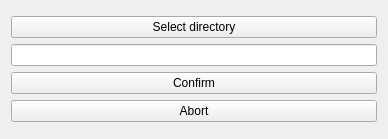
<?xml version="1.0" encoding="UTF-8"?>
<ui version="4.0">
 <class>Dir_path_selector</class>
 <widget class="QWidget" name="Dir_path_selector">
  <property name="geometry">
   <rect>
    <x>0</x>
    <y>0</y>
    <width>388</width>
    <height>139</height>
   </rect>
  </property>
  <property name="windowTitle">
   <string>Form</string>
  </property>
  <layout class="QVBoxLayout" name="verticalLayout_2">
   <item>
    <layout class="QVBoxLayout" name="verticalLayout">
     <item>
      <widget class="QPushButton" name="btn_dir_path_selector">
       <property name="text">
        <string>Select directory</string>
       </property>
      </widget>
     </item>
     <item>
      <widget class="QLineEdit" name="le_dir_path_selected"/>
     </item>
     <item>
      <widget class="QPushButton" name="btn_confirm">
       <property name="text">
        <string>Confirm</string>
       </property>
      </widget>
     </item>
     <item>
      <widget class="QPushButton" name="btn_abort">
       <property name="text">
        <string>Abort</string>
       </property>
      </widget>
     </item>
    </layout>
   </item>
  </layout>
 </widget>
 <resources/>
 <connections/>
</ui>
